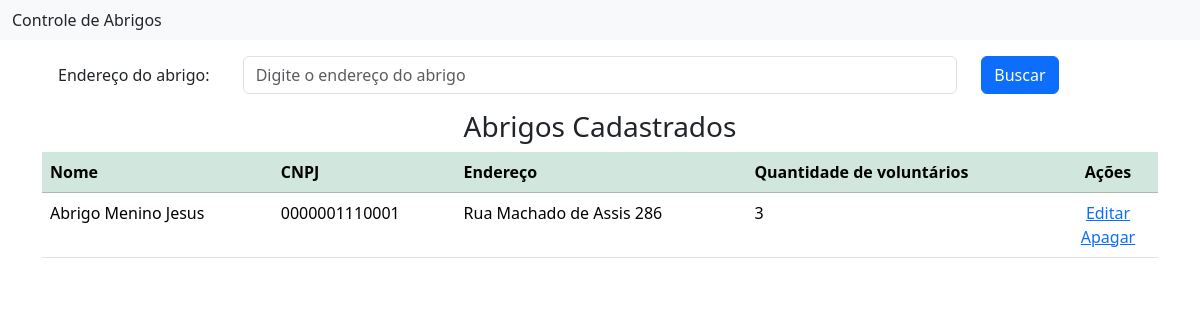
The app's page /abrigos/ with its own data.
### abrigo/models.py (models this page shows, shortened)
class Abrigo(models.Model):
    nome = models.CharField(max_length=255, verbose_name="Nome", default='Exemplo de nome')
    cnpj = models.CharField(max_length=18, unique=True, verbose_name="CNPJ")
    endereco = models.CharField(max_length=255, verbose_name="Endereço")
    voluntarios = models.ForeignKey('voluntarios.Voluntario', verbose_name='Voluntario', related_name="tste",
                                     on_delete=models.CASCADE, null=True,blank=True)
    class Meta:
        verbose_name = 'Abrigo'
        verbose_name_plural = 'Abrigos'

### abrigo/views.py (the view)
# urls.py: path('abrigos/', AbrigosView.as_view(), name='abrigos'),
class AbrigosView(ListView):
    model = Abrigo
    template_name = 'abrigos.html'
    context_object_name = 'abrigos'
    paginate_by = 5
    def get_queryset(self):
        buscar = self.request.GET.get('buscar')
        qs = Abrigo.objects.annotate(qtd_voluntarios=Count('voluntario'))
        if buscar:
            qs = qs.filter(endereco__icontains=buscar)
        return qs

### abrigo/templates/abrigos.html (shortened to what this page needs)
{% extends 'inicial.html' %}
{% load django_bootstrap5 %}
{% load static %}
{% block content %}
<section class="section">
    <div class="container">
        <form action="" method="GET">
            <div class="form-group row p-3">
                <label class="col-sm-2 col-form-label">Endereço do abrigo:</label>
                <div class="col-sm-8">
                    <input class="form-control" type="text" name="buscar" value="{{ request.GET.buscar }}"
                           placeholder="Digite o endereço do abrigo">
                </div>
                <div class="col-sm-2">
                    <button type="submit" class="btn btn-primary">Buscar</button>
                </div>
            </div>
        </form>
        {% if abrigos %}
        <div class="card-body">
            <h3 class="text-center">Abrigos Cadastrados</h3>
            <div class="table-responsive">
                <table class="table table-hover">
                    <thead class="table-success">
                        <tr>
                            <th>Nome</th>
                            <th>CNPJ</th>
                            <th>Endereço</th>
                            <th>Quantidade de voluntários</th>
                            <th style="width: 100px; text-align: center">Ações</th>
                        </tr>
                    </thead>
                    <tbody>
                        {% for abrigo in abrigos %}
                        <tr>
                            <td>{{ abrigo.nome }}</td>
                            <td>{{ abrigo.cnpj }}</td>
                            <td>{{ abrigo.endereco }}</td>
                            <td>{{ abrigo.qtd_voluntarios }}</td>
                            <td style="text-align: center">
                                <a href="{% url 'abrigo_editar' abrigo.pk %}">
                                    <span class="icon">
                                         Editar
                                    </span>
                                </a>
                                <a href="{% url 'abrigo_apagar' abrigo.pk %}">
                                    <span class="icon">
                                         Apagar
                                    </span>
                                </a>
                            </td>
                        </tr>
                        {% endfor %}
                    </tbody>
                </table>
            </div>
        </div>
        {% else %}
        <p class="text-center">Nenhum abrigo encontrado.</p>
        {% endif %}
    </div>
</section>
{% endblock %}

### records on screen
Abrigo: nome "Abrigo Menino Jesus", cnpj "0000001110001", endereco "Rua Machado de Assis 286", qtd_voluntarios "3"
